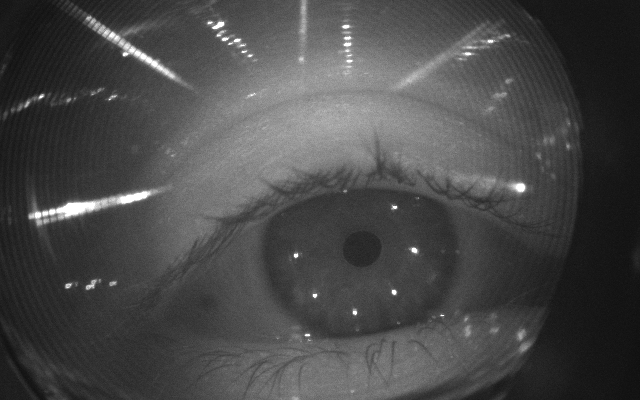
#> input picture images/21.png, 640 x 400 px, found by its file name
$ jupyter execute --allow-errors evaluation.ipynb
#> lines starting #> are read from the running program, lines starting #| are printed output that depends on the picture; after the words box and inside, x2 and y2 are one past the last pixel; in counts of white or black regions, pixels touching at a corner belong together
#> further down, image is the input picture: shape (400, 640, 3); min 13, max 255, mean 72.7
#> (reads images/21.npy from the repository)
### utils/segmentation.py
import matplotlib.pyplot as plt
import cv2
import numpy as np
from utils.detection import remove_overlapping_circles, calculate_circularity

def detect_iris(image):
    # Step 1: Read the input image
    gray = cv2.cvtColor(image, cv2.COLOR_BGR2GRAY)
    # Step 3: Apply CLAHE (Contrast Limited Adaptive Histogram Equalization) for illumination normalization
    clahe = cv2.createCLAHE(clipLimit=2.0, tileGridSize=(8, 8))
    gray = clahe.apply(gray)
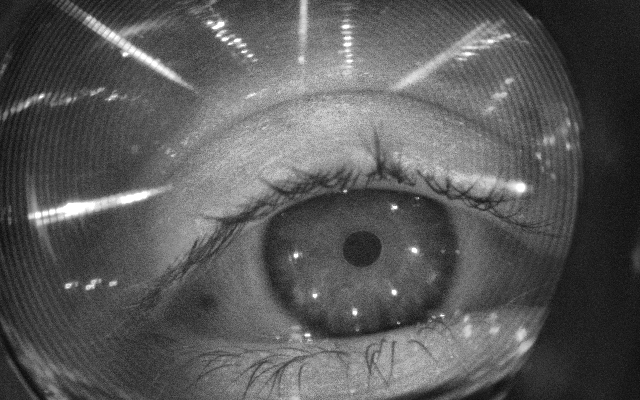
#> gray: shape (400, 640); min 12, max 255, mean 88.8

    # Step 4: Apply Gaussian blurring to reduce noise
    blurred = cv2.GaussianBlur(gray, (9, 9), 2)

    # Step 5: Perform Canny edge detection
    edges = cv2.Canny(blurred, threshold1=50, threshold2=10)#150
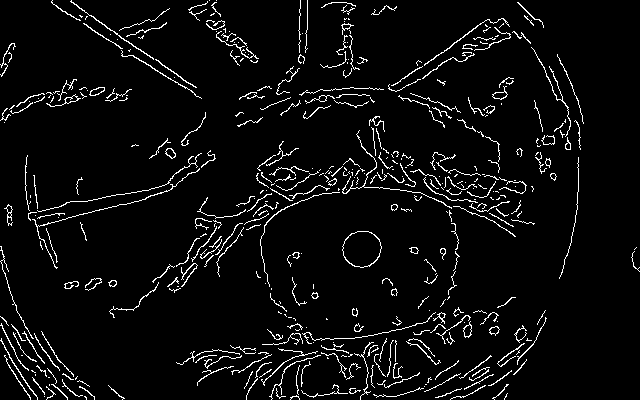
#> edges: shape (400, 640); 5% white in thin lines or dots

    # Step 6: Detect circles using HoughCircles
    circles = cv2.HoughCircles(edges,
                               cv2.HOUGH_GRADIENT,
                               dp=1,
                               minDist=30,
                               param1=100,
                               param2=30,
                               minRadius=20,
                               maxRadius=100)
#> circles = 30 rows, first 8: [360.5, 251.5, 97.2], [465.5, 114.5, 95], [316.5, 269.5, 97.2], [291.5, 295.5, 99.4], [458.5, 144.5, 85.1], [453.5, 292.5, 99.4], [283.5, 264.5, 96.1], [495.5, 109.5, 78.4]
    circles = remove_overlapping_circles(circles)
    #print("circles ", circles)
    #plt.imshow(edges)
    #plt.show()
    # Step 7: Draw detected circles (iris) on the original image
    if circles is not None:
        circles = np.uint16(np.around(circles))
        rr = [r for _, _, r in circles]
        index = np.argmax(rr)
        circle = circles[index]
        circles = [circle]
        for i in circles: #[0, :]
            # Draw the outer circle
            cv2.circle(gray, (i[0], i[1]), i[2], (255, 0, 0), 2)
            # Save the iris center for pupil detection
            iris_center = (i[0], i[1])
            iris_radius = i[2]
        print("Iris detected successfully.")
    else:
        print("No iris detected.")
        return


    return gray, blurred, edges, iris_center, iris_radius

# [85 lines left out: functions detect_pupil_with_circle, detect_pupil_edge_and_dilation, bounding_box_segmentation, not called in this run]

### evaluation.ipynb
### Loading

[cell 1]
import cv2
import numpy as np
import matplotlib.pyplot as plt
#> (the rest of this cell did not finish here and is left out)

[cell 2]
import torch
import torchvision.transforms as T
from segment_anything import SamPredictor, sam_model_registry
import SimpleITK as sitk

[cell 3]
image = cv2.imread("dataset/openEDS/openEDS/S_0/21.png")
img_gt = np.load("dataset/openEDS/openEDS/S_0/21.npy")

#> (a cell that did not finish here is left out)

[cell 5]
# [46 lines left out: function detect_pupil_with_circle, not called in this run]
_, binary_mask = cv2.threshold(image[:,:,2], 45, 100, cv2.THRESH_BINARY_INV)
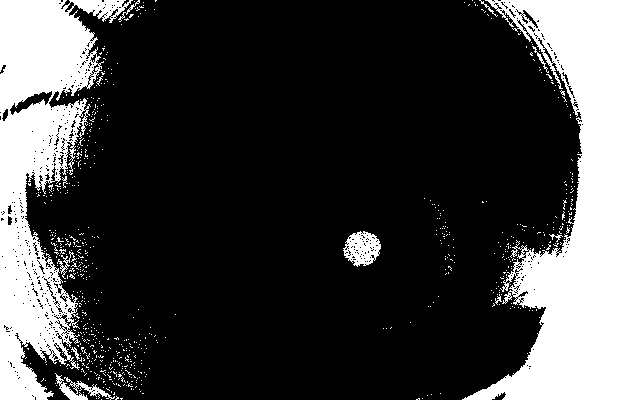
#> binary_mask: shape (400, 640); values 0 (black) and 100 (white), 25.5% white; 697 white regions (684 under 20 px), largest, box (x1, y1, x2, y2) and area: (462, 0, 640, 400) 37821, (0, 0, 133, 400) 24233, (343, 231, 381, 267) 859
#> (the rest of this cell did not finish here and is left out)

[cell 6]
# Load the SAM model
model_type = "vit_b"
model_path = "models/sam_vit_b_01ec64.pth"

#> (the rest of this cell did not finish here and is left out)

[cell 7]
# [30 lines left out: function bounding_box_segmentation, not called in this run]
gray_image = cv2.cvtColor(image, cv2.COLOR_RGB2GRAY)
# Apply histogram equalization
enhanced_image = cv2.equalizeHist(gray_image)
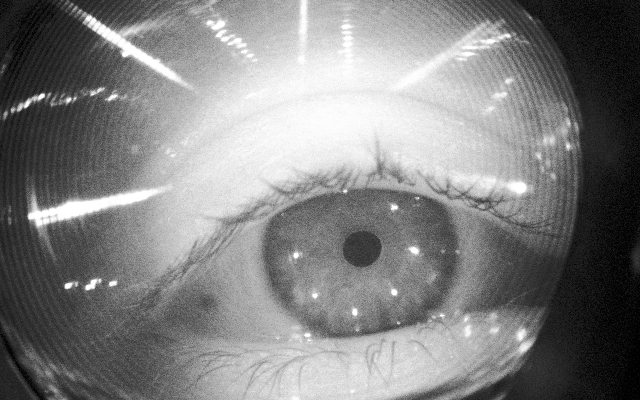
#> enhanced_image: shape (400, 640); min 0, max 255, mean 128.6
# Convert the grayscale image back to a 3-channel image
enhanced_image_rgb = cv2.cvtColor(enhanced_image, cv2.COLOR_GRAY2RGB)
#> (the rest of this cell did not finish here and is left out)

#> (a cell that did not finish here is left out)

#> (a cell that did not finish here is left out)

### Histogram visualization

[cell 10]
b, bins, patches = plt.hist(image.flatten(), 255)
#> b = 255 values, max 14496 at index 9, min 0 at index 19, mean 3011.8; bins = 256 values from 13 to 255; patches = 255 items
plt.xlim([0,255])
plt.show()
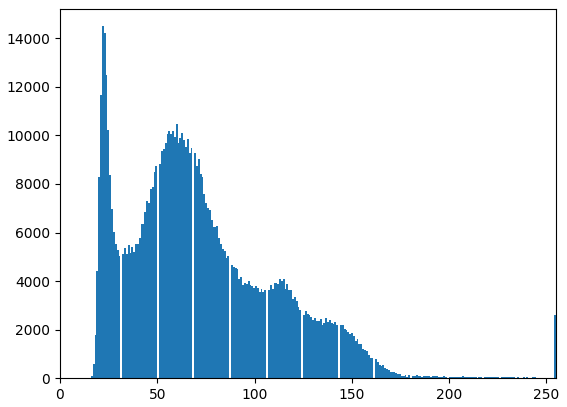
#> figure drawn by matplotlib, 1 panel; tallest bar 14496 high, from x = 21.54 to 22.49

[cell 11]
gray = cv2.cvtColor(image, cv2.COLOR_BGR2GRAY)
clahe = cv2.createCLAHE(clipLimit=2.0, tileGridSize=(8, 8))
image_d = clahe.apply(gray)
b, bins, patches = plt.hist(image_d.flatten(), 255)
#> b = 255 values, max 2850 at index 16, min 0 at index 21, mean 1003.9; bins = 256 values from 12 to 255
plt.xlim([0,255])
plt.show()
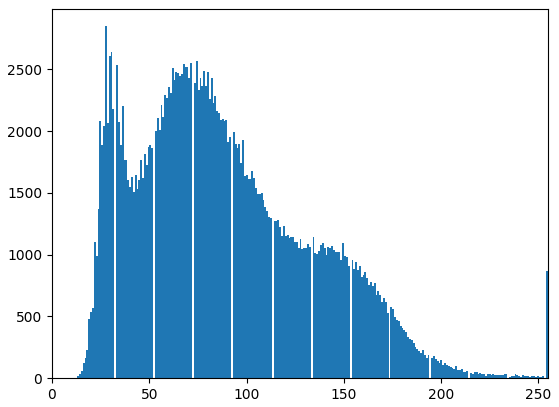
#> figure drawn by matplotlib, 1 panel; tallest bar 2850 high, from x = 27.25 to 28.2

### Segmentation result and evaluation

[cell 12]
pred_img_shape = gray.shape
#> pred_img_shape = (400, 640)
pred_img = np.zeros(pred_img_shape, dtype=np.uint8)
#> (the rest of this cell did not finish here and is left out)

[cell 13]
from collections import Counter
flat_img = pred_img.flatten()
coun = Counter(flat_img)
#> coun = {0: 256000}
coun
#> Out = {0: 256000}
